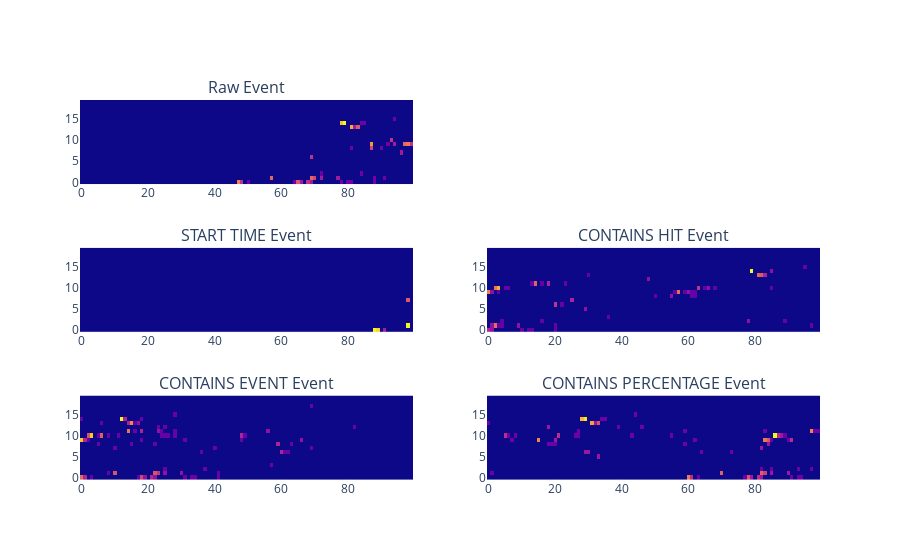

Here is the notebook cell this chart was saved with:
### Markdown cell above
Let's have a look again

### Code cell
fig = make_subplots(3, 2, subplot_titles=(
    'Raw Event',
    '',
    'START TIME Event',
    'CONTAINS HIT Event',
    'CONTAINS EVENT Event',
    'CONTAINS PERCENTAGE Event'
))

def plot_histogram_helper(histogram, row, column):
    fig.add_trace(plot_histogram(histogram), row=row, col=column)

plot_histogram_helper(raw_histogram_collection, 1, 1)

plot_histogram_helper(start_time_histogram_collection, 2, 1)

plot_histogram_helper(contains_hit_histogram_collection, 2, 2)

plot_histogram_helper(contains_event_histogram_collection, 3, 1)

plot_histogram_helper(contains_percentile_histogram_collection, 3, 2)

fig.update_traces(showlegend=False, showscale=False)

fig.show()

### Figure 1 — Plotly figure (JSON) as saved in the notebook; plotly's stock layout.template omitted (floating-point values rounded to 4 significant figures; data arrays with more than 128 entries replaced by an {"elided": "..."} marker saying what was removed)
{"data": [{"z": {"elided": "20x100 float values"}, "type": "heatmap", "xaxis": "x", "yaxis": "y", "showlegend": false, "showscale": false}, {"z": {"elided": "20x100 float values"}, "type": "heatmap", "xaxis": "x3", "yaxis": "y3", "showlegend": false, "showscale": false}, {"z": {"elided": "20x100 float values"}, "type": "heatmap", "xaxis": "x4", "yaxis": "y4", "showlegend": false, "showscale": false}, {"z": {"elided": "20x100 float values"}, "type": "heatmap", "xaxis": "x5", "yaxis": "y5", "showlegend": false, "showscale": false}, {"z": {"elided": "20x100 float values"}, "type": "heatmap", "xaxis": "x6", "yaxis": "y6", "showlegend": false, "showscale": false}], "layout": {"xaxis": {"anchor": "y", "domain": [0.0, 0.45]}, "yaxis": {"anchor": "x", "domain": [0.7778, 1.0]}, "xaxis2": {"anchor": "y2", "domain": [0.55, 1.0]}, "yaxis2": {"anchor": "x2", "domain": [0.7778, 1.0]}, "xaxis3": {"anchor": "y3", "domain": [0.0, 0.45]}, "yaxis3": {"anchor": "x3", "domain": [0.3889, 0.6111]}, "xaxis4": {"anchor": "y4", "domain": [0.55, 1.0]}, "yaxis4": {"anchor": "x4", "domain": [0.3889, 0.6111]}, "xaxis5": {"anchor": "y5", "domain": [0.0, 0.45]}, "yaxis5": {"anchor": "x5", "domain": [0.0, 0.2222]}, "xaxis6": {"anchor": "y6", "domain": [0.55, 1.0]}, "yaxis6": {"anchor": "x6", "domain": [0.0, 0.2222]}, "annotations": [{"font": {"size": 16}, "showarrow": false, "text": "Raw Event", "x": 0.225, "xanchor": "center", "xref": "paper", "y": 1.0, "yanchor": "bottom", "yref": "paper"}, {"font": {"size": 16}, "showarrow": false, "text": "START TIME Event", "x": 0.225, "xanchor": "center", "xref": "paper", "y": 0.6111, "yanchor": "bottom", "yref": "paper"}, {"font": {"size": 16}, "showarrow": false, "text": "CONTAINS HIT Event", "x": 0.775, "xanchor": "center", "xref": "paper", "y": 0.6111, "yanchor": "bottom", "yref": "paper"}, {"font": {"size": 16}, "showarrow": false, "text": "CONTAINS EVENT Event", "x": 0.225, "xanchor": "center", "xref": "paper", "y": 0.2222, "yanchor": "bottom", "yref": "paper"}, {"font": {"size": 16}, "showarrow": false, "text": "CONTAINS PERCENTAGE Event", "x": 0.775, "xanchor": "center", "xref": "paper", "y": 0.2222, "yanchor": "bottom", "yref": "paper"}]}}
